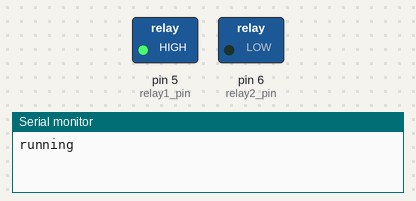
Simulated run of this program. Board: Arduino Uno, built with avr-gcc and run on an emulated ATmega328P. Parts: switched loads named in the program (green lamp = pin HIGH), the last lines printed to the serial monitor.

Above: at 0.1 s.
At 60.1 s:
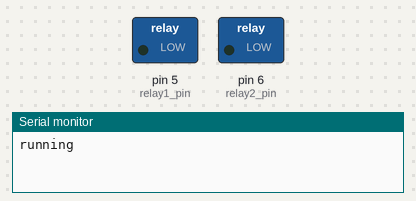
At 105.1 s:
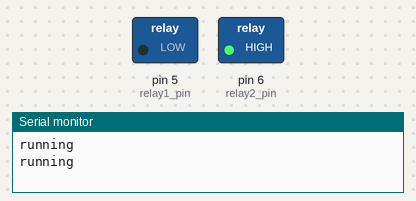
Timing chart, 0 to 106.6 s (numbered marks = the images above):
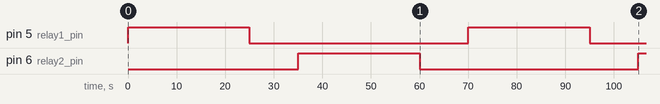

Measured:
- by itself, pin 5 (relay1_pin): alternates HIGH for 25.0 s and LOW for 45.0 s
- by itself, pin 6 (relay2_pin): LOW → HIGH at 35.0 s, → LOW 25.0 s later, → HIGH 45.0 s later

The program:

main.cpp
```cpp
#include <Arduino.h>

int relay1_pin = 5;
int relay2_pin = 6;
int delay_time_ms = 25000;
int cooldown_ms = 10000;

void setup() {
  Serial.begin(115200);
  pinMode(relay1_pin, OUTPUT);
  pinMode(relay2_pin, OUTPUT);
}

void loop() {
  Serial.println("running");
  digitalWrite(relay1_pin, HIGH);
  digitalWrite(relay2_pin, LOW);
  delay(delay_time_ms);
  digitalWrite(relay1_pin, LOW);
  digitalWrite(relay2_pin, LOW);
  delay(cooldown_ms);
  digitalWrite(relay1_pin, LOW);
  digitalWrite(relay2_pin, HIGH);
  delay(delay_time_ms);
  digitalWrite(relay1_pin, LOW);
  digitalWrite(relay2_pin, LOW);
  delay(cooldown_ms);
}
```
